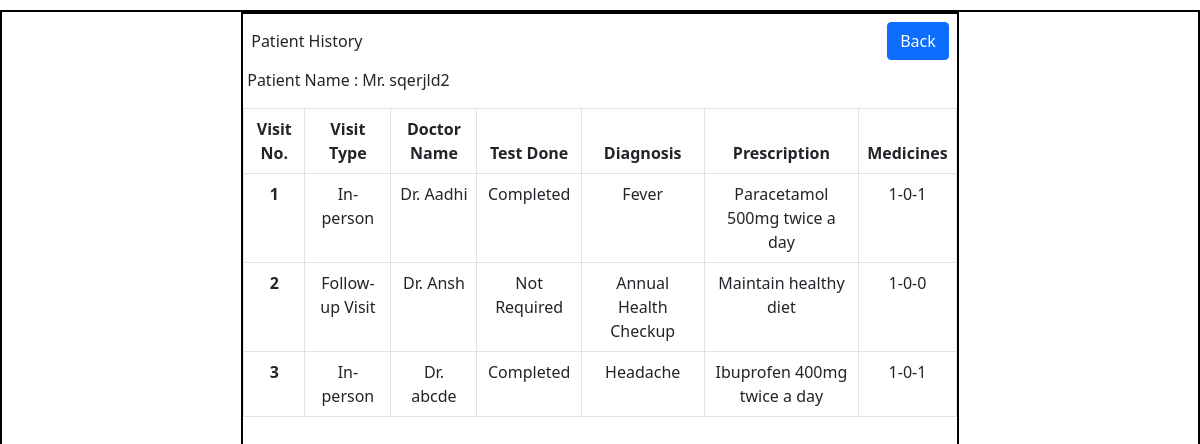
Screenshot of /patient_history_patient/6 (signed in) with the database file from the repository.
### application/models.py (models this page shows)
class User(db.Model):
    __tablename__='Users'
    id=db.Column(db.Integer,primary_key=True)
    username=db.Column(db.String,unique=True,nullable=False)
    email=db.Column(db.String,unique=True,nullable=False)
    password=db.Column(db.String,nullable=False)
    contact_number=db.Column(db.String(10),nullable=False)
    dob=db.Column(db.String,nullable=False)
    gender=db.Column(db.String)
    role=db.Column(db.String,nullable=False,default='patient')
    department_id=db.Column(db.Integer,db.ForeignKey('departments.id'))
    experience=db.Column(db.String,nullable=True)
    status=db.Column(db.Boolean,default=True)
    is_blacklisted=db.Column(db.Boolean,default=False)
    doctor_appointments=db.relationship('Appointment',foreign_keys='Appointment.doctor_id',backref='doctor')
    patient_appointments=db.relationship('Appointment',foreign_keys='Appointment.patient_id',backref='patient')
    patient_treatments=db.relationship('Treatment',foreign_keys='Treatment.patient_id',backref='patient')
    doctor_treatments=db.relationship('Treatment',foreign_keys='Treatment.doctor_id',backref='doctor')

class Treatment(db.Model):
    __tablename__='treatments'
    id=db.Column(db.Integer,primary_key=True)
    visit_type=db.Column(db.String)
    test_done=db.Column(db.String)
    diagnosis=db.Column(db.String)
    prescription=db.Column(db.String)
    cost=db.Column(db.Float)
    medications=db.Column(db.Text)
    medicines=db.Column(db.String)
    appointment_id=db.Column(db.Integer,db.ForeignKey('appointments.id'),nullable=True)
    patient_id=db.Column(db.Integer,db.ForeignKey('Users.id'),nullable=False)
    doctor_id=db.Column(db.Integer,db.ForeignKey('Users.id'),nullable=True)

### application/controllers.py (the view)
@app.route('/patient_history_patient/<int:patient_id>')
def patient_history_patient(patient_id):
    this_user=User.query.get(patient_id)
    treatments=Treatment.query.filter_by(patient_id=this_user.id).all()
    for treatment in treatments:
        treatment.doctor=User.query.get(treatment.doctor_id)
    return render_template("Patienthistory_patient.html",this_user=this_user,treatments=treatments)

### templates/Patienthistory_Patient.html (shortened to what this page needs)
<!DOCTYPE html>
<html lang="en">
    <head>
        <link rel="stylesheet" href="/static/style.css">
        <link href="https://cdn.jsdelivr.net/npm/bootstrap@5.0.2/dist/css/bootstrap.min.css" rel="stylesheet">
    </head>
    <body>
        <div id="main">
            <div id="canvas">
                <div class="headings">
                    <div>Patient History</div>
                    <a href="{{ url_for('patients_dashboard', patient_id=this_user.id) }}" class="btn btn-primary">Back</a>
                </div>
                {% if treatments %}
                <div class="mb-3 ms-1">
                    <div>Patient Name : Mr. {{ this_user.username }}</div>
                </div>
                {% endif %}
                <div id="table">
                    <table class="table table-bordered text-center">
                        <thead>
                            <tr>
                                <th scope="col">Visit No.</th>
                                <th scope="col">Visit Type</th>
                                <th scope="col">Doctor Name</th>
                                <th scope="col">Test Done</th>
                                <th scope="col">Diagnosis</th>
                                <th scope="col">Prescription</th>
                                <th scope="col">Medicines</th>
                            </tr>
                        </thead>
                        <tbody>
                            {% for treatment in treatments %}
                            <tr>
                                <th scope="row">{{ loop.index }}</th>
                                <td>{{ treatment.visit_type }}</td>
                                <td>Dr. {{ treatment.doctor.username }}</td>
                                <td>{{ treatment.test_done }}</td>
                                <td>{{ treatment.diagnosis }}</td>
                                <td>{{ treatment.prescription }}</td>
                                <td>{{ treatment.medicines }}</td>
                            </tr>
                            {% endfor %}
                        </tbody>
                    </table>
                </div>
            </div>
        </div>
    </body>
</html>

### static/style.css (style rules this page uses)
* { margin:0px; padding:0px; box-sizing: border-box; }
#main,#canvas { border :2px solid black; margin-top: 10px; }
#canvas { border:2px solid black; width:60%; height: 800px; margin:auto; }
.headings { display:flex; justify-content:space-between; align-items:center; padding:4px; margin:4px; }

### rows the page displays
User: username "sqerjld2"
Treatment: visit_type "In-person", doctor.username "Aadhi", test_done "Completed", diagnosis "Fever", prescription "Paracetamol 500mg twice a day", medicines "1-0-1"
Treatment: visit_type "Follow-up Visit", doctor.username "Ansh", test_done "Not Required", diagnosis "Annual Health Checkup", prescription "Maintain healthy diet", medicines "1-0-0"
Treatment: visit_type "In-person", doctor.username "abcde", test_done "Completed", diagnosis "Headache", prescription "Ibuprofen 400mg twice a day", medicines "1-0-1"
